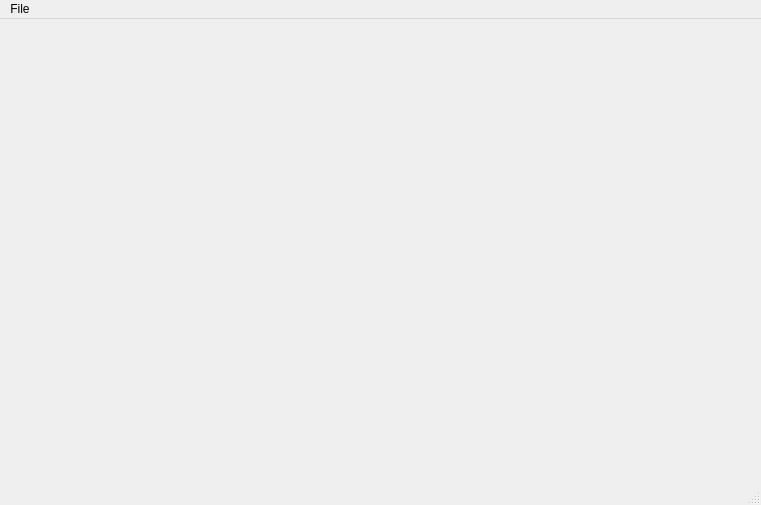
<?xml version="1.0" encoding="UTF-8"?>
<ui version="4.0">
 <class>FrictionRampAnalysis</class>
 <widget class="QMainWindow" name="FrictionRampAnalysis">
  <property name="geometry">
   <rect>
    <x>0</x>
    <y>0</y>
    <width>761</width>
    <height>505</height>
   </rect>
  </property>
  <property name="windowTitle">
   <string>MainWindow</string>
  </property>
  <widget class="QWidget" name="centralwidget">
   <widget class="MplWidget4p" name="MplWidget4" native="true">
    <property name="geometry">
     <rect>
      <x>40</x>
      <y>30</y>
      <width>550</width>
      <height>400</height>
     </rect>
    </property>
    <property name="minimumSize">
     <size>
      <width>550</width>
      <height>400</height>
     </size>
    </property>
   </widget>
  </widget>
  <widget class="QMenuBar" name="menubar">
   <property name="geometry">
    <rect>
     <x>0</x>
     <y>0</y>
     <width>761</width>
     <height>22</height>
    </rect>
   </property>
   <widget class="QMenu" name="menuFile">
    <property name="title">
     <string>File</string>
    </property>
    <addaction name="actionLoad"/>
    <addaction name="actionExit"/>
   </widget>
   <addaction name="menuFile"/>
  </widget>
  <widget class="QStatusBar" name="statusbar"/>
  <action name="actionLoad">
   <property name="text">
    <string>Load</string>
   </property>
  </action>
  <action name="actionExit">
   <property name="text">
    <string>Exit</string>
   </property>
  </action>
 </widget>
 <customwidgets>
  <customwidget>
   <class>MplWidget4p</class>
   <extends>QWidget</extends>
   <header>mplwidget4p.h</header>
   <container>1</container>
  </customwidget>
 </customwidgets>
 <resources/>
 <connections/>
</ui>
